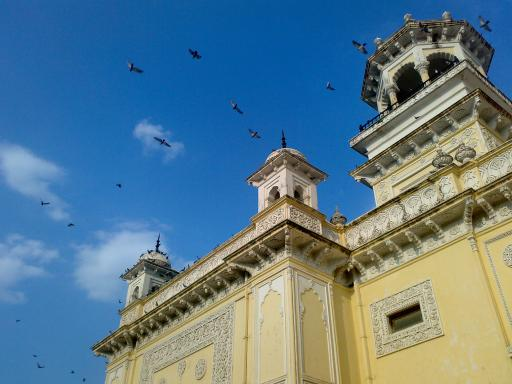
#> input picture data/home.jpg, 512 x 384 px
$ python 4.10.3_Histograms-3_2DHistograms.py
#> lines starting #> are read from the running program, lines starting #| are printed output that depends on the picture; after the words box and inside, x2 and y2 are one past the last pixel; in counts of white or black regions, pixels touching at a corner belong together
import numpy as np
import cv2 as cv
from matplotlib import pyplot as plt

img = cv.imread('./data/home.jpg')
#> img is the input picture: shape (384, 512, 3); mean B, G, R 141.2, 123.9, 91.6
hsv = cv.cvtColor(img,cv.COLOR_BGR2HSV)
#> hsv: shape (384, 512, 3); mean H, S, V 68.6, 145.7, 162.9

# Numpy 方式获取二维直方图
h, s, v = cv.split(hsv)
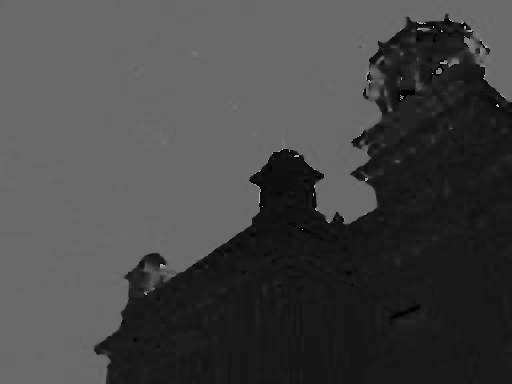
#> h: shape (384, 512); min 0, max 179, mean 68.6
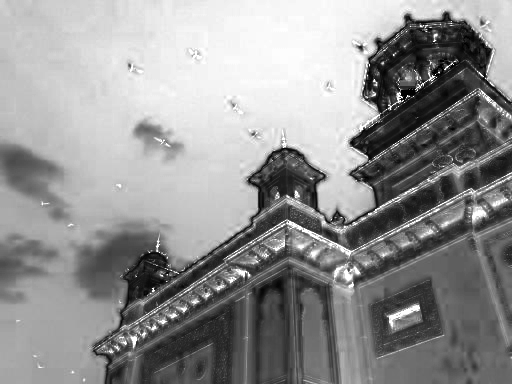
#> s: shape (384, 512); min 0, max 255, mean 145.7
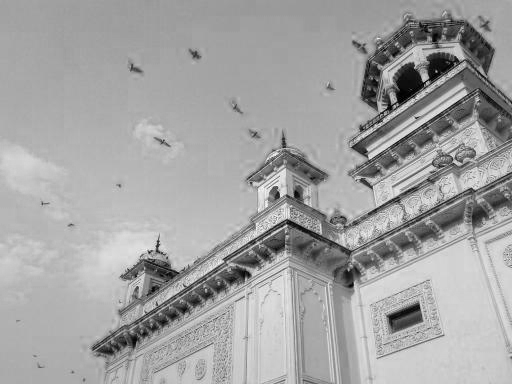
#> v: shape (384, 512); min 0, max 255, mean 162.9
hist, xbins, ybins = np.histogram2d(h.ravel(),s.ravel(),[180,256],[[0,180],[0,256]])
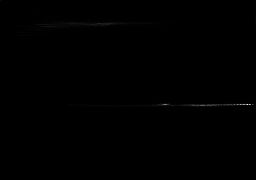
#> hist: shape (180, 256) float64; min 0, max 2776, mean 4.3; drawn with min black and max white
#> xbins = 181 values from 0 to 180; ybins = 257 values from 0 to 256

# Matplotlib 方式绘制(X轴显示饱和度S值，Y轴显示色相H值)
plt.subplot(121), plt.imshow(img, 'gray')
plt.subplot(122), plt.imshow(hist,interpolation = 'nearest')

# OpenCV 方式获取二维直方图
hist = cv.calcHist( [hsv], [0, 1], None, [180, 256], [0, 180, 0, 256] )

# cv.imshow() 方式绘制
print(hist.shape)
#| (180, 256)
cv.imshow('cvshow', hist)
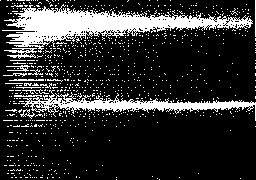
#> window 'cvshow': shape (180, 256); 18.8% white; 861 white regions (848 under 20 px), largest, box (x1, y1, x2, y2) and area: (2, 4, 253, 53) 4553, (14, 90, 256, 121) 2077, (4, 48, 37, 59) 162

plt.show()
#> figure, not shown here; B, G, R data is drawn as R, G, B
cv.waitKey(0)
cv.destroyAllWindows()
